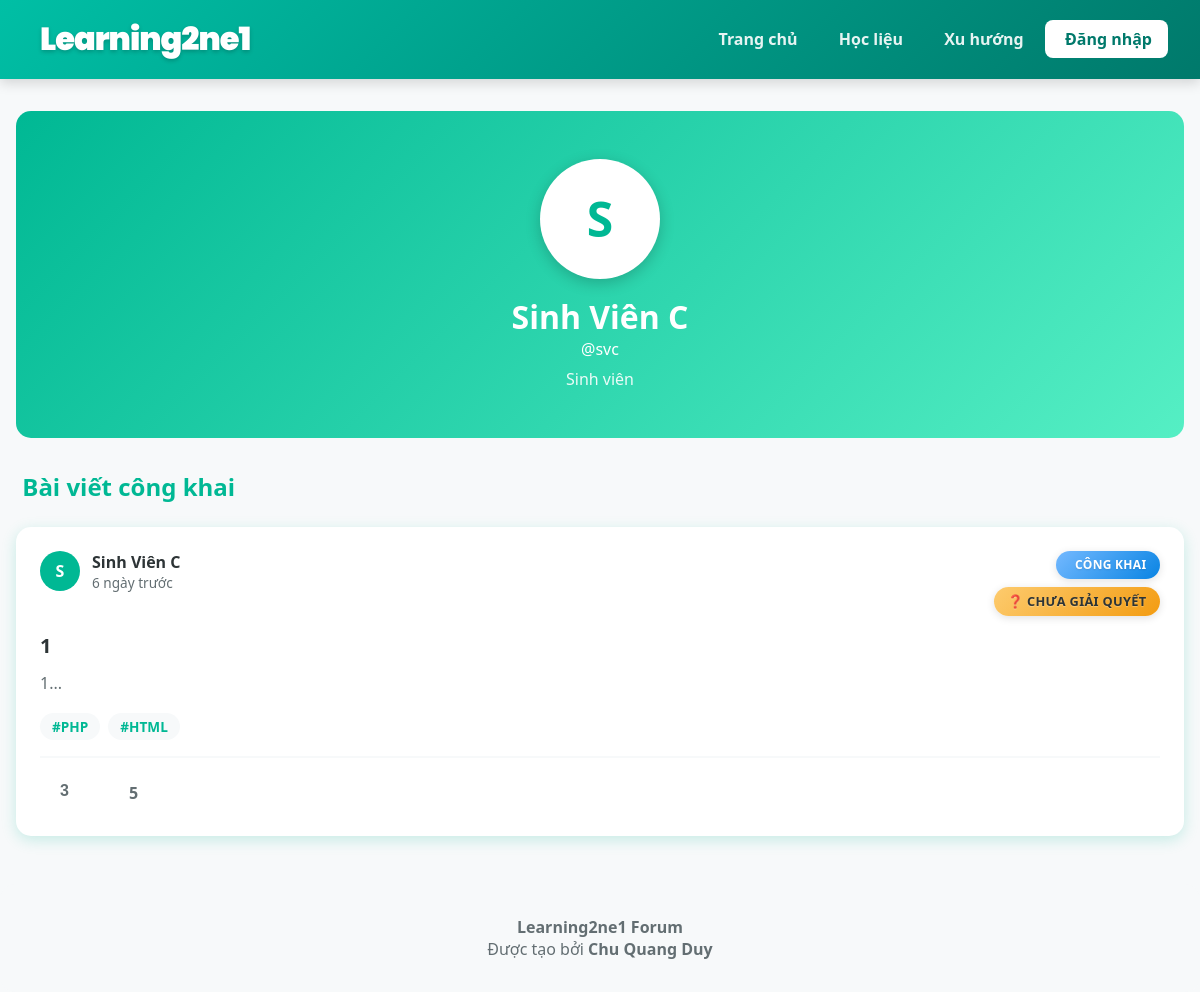
The app's page /pages/profile.php?username=svc, older data.
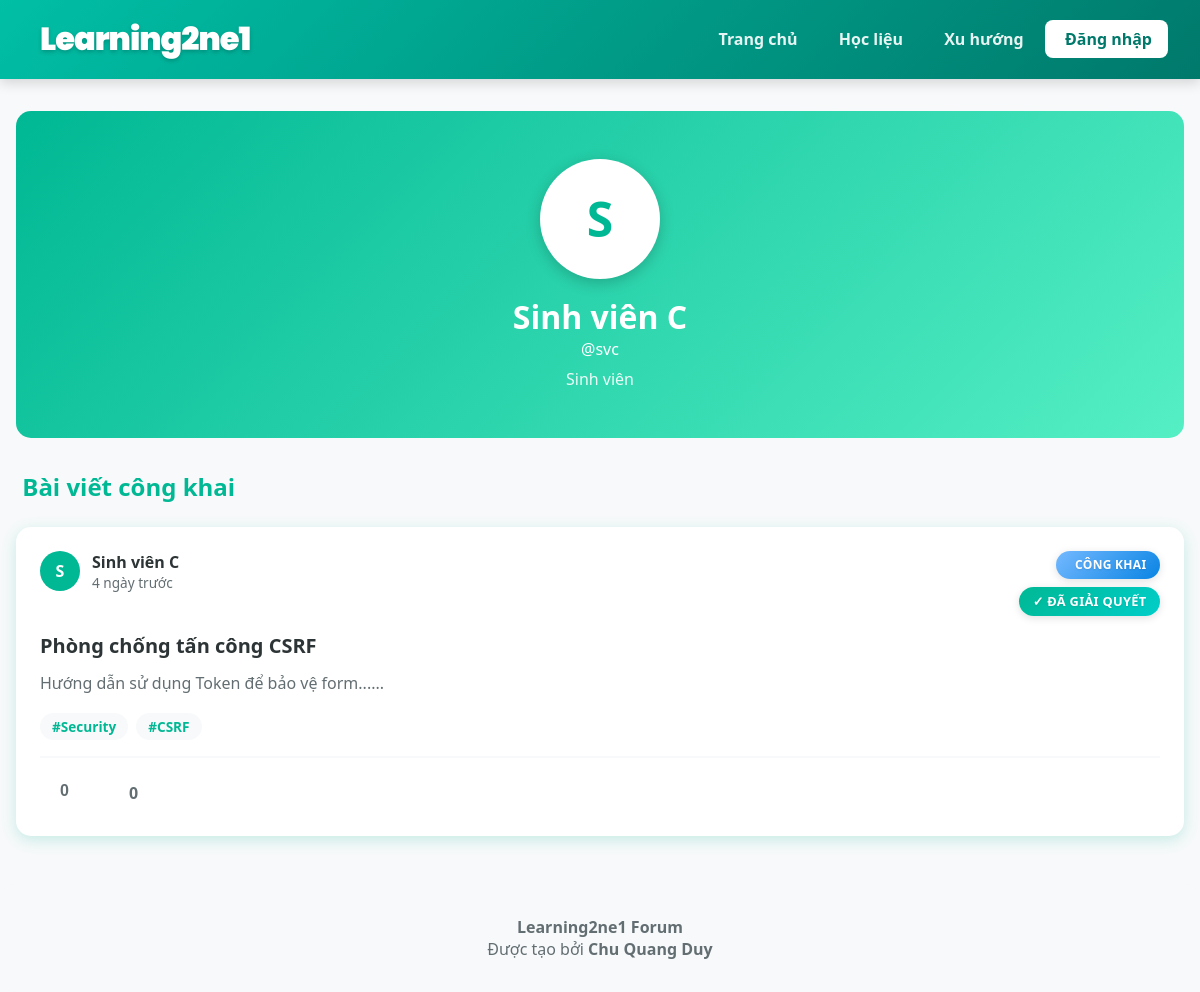
The same page, newer data.
### tables this page shows
CREATE TABLE `user` (
  `id_user` int(11) NOT NULL,
  `ho_ten` varchar(1000) NOT NULL,
  `username` varchar(100) NOT NULL,
  `password` varchar(100) NOT NULL,
  `account_level` int(11) NOT NULL DEFAULT '2'
);

CREATE TABLE `posts` (
  `id` int(11) NOT NULL,
  `user_id` int(11) NOT NULL,
  `title` varchar(255) NOT NULL,
  `content` text NOT NULL,
  `tags` varchar(255) DEFAULT NULL,
  `privacy` enum('public','private') DEFAULT 'public',
  `status` enum('solved','unsolved') DEFAULT 'unsolved',
  `created_at` timestamp NOT NULL DEFAULT CURRENT_TIMESTAMP,
  `views` int(11) DEFAULT '0'
);

### includes/functions.php (called while the page is built, shortened)
<?php
function h($string)
{
    return htmlspecialchars($string, ENT_QUOTES, 'UTF-8');
}
function isLoggedIn()
{
    return isset($_SESSION['user_id']);
}
function timeAgo($timestamp)
{
    $time = strtotime($timestamp);
    $diff = time() - $time;
    if ($diff < 604800) return floor($diff / 86400) . " ngày trước";
    return date('d/m/Y', $time);
}
function getLikeCount($pdo, $target_id, $target_type)
{
    $stmt = $pdo->prepare("
        SELECT COUNT(*) FROM likes
        WHERE target_id = ? AND target_type = ?
    ");
    $stmt->execute([$target_id, $target_type]);
    return $stmt->fetchColumn();
}

### pages/profile.php (the view, shortened to what the changed rows need)
<?php
require_once '../config.php';
require_once '../includes/functions.php';
$username = isset($_GET['username']) ? trim($_GET['username']) : '';
$stmt = $pdo->prepare("SELECT * FROM user WHERE username = ?");
$stmt->execute([$username]);
$profile_user = $stmt->fetch();
$stmt = $pdo->prepare("
    SELECT p.*,
           (SELECT COUNT(*) FROM comments WHERE post_id = p.id) as comment_count,
           (SELECT COUNT(*) FROM likes WHERE target_id = p.id AND target_type = 'post') as like_count
    FROM posts p
    WHERE p.user_id = ? AND p.privacy = 'public'
    ORDER BY p.created_at DESC
");
$stmt->execute([$profile_user['id_user']]);
$user_posts = $stmt->fetchAll();
$account_types = [
    0 => 'Quản trị viên',
    1 => 'Giáo viên',
    2 => 'Sinh viên'
];
$display_name = (isset($profile_user['ho_ten']) && trim($profile_user['ho_ten']) !== '') ? trim($profile_user['ho_ten']) : ($profile_user['username'] ?? 'User');
$avatar_initial = strtoupper(mb_substr($display_name, 0, 1));
?>
<!DOCTYPE html>
<html lang="en">
<head>
    <link rel="stylesheet" href="../assets/css/style.css">
    <link rel="stylesheet" href="../assets/css/profile.css">
    <link rel="stylesheet" href="../assets/css/index.css">
    <link href='https://cdn.boxicons.com/3.0.6/fonts/basic/boxicons.min.css' rel='stylesheet'>
</head>
<body>
    <?php include '../includes/navbar.php'; ?>
    <div class="container">
        <div class="profile-header">
            <div class="profile-avatar">
                <?= $avatar_initial ?>
            </div>
            <h1><?= h($display_name) ?></h1>
            <p>@<?= h($profile_user['username']) ?></p>
            <p style="margin-top: 0.5rem; opacity: 0.9;">
                <?= $account_types[$profile_user['account_level']] ?? 'Người dùng' ?>
            </p>
        </div>
        <div class="posts-section">
            <h2 style="color: var(--primary-mint); margin-bottom: 1.5rem;"><i class='bx  bx-file'></i> Bài viết công khai</h2>
            <?php if (empty($user_posts)) { ?>
                <div style="text-align: center; padding: 3rem; color: #636e72;">
                    <div style="font-size: 3rem;"><i class='bx  bx-inbox'></i></div>
                    <p>Người dùng chưa có bài viết công khai nào.</p>
                </div>
            <?php } else { ?>
                <div class="posts-grid">
                    <?php foreach ($user_posts as $post) {
                        $user_liked = isLoggedIn() ? hasLiked($pdo, $_SESSION['user_id'], $post['id'], 'post') : false;
                        $likes = getLikeCount($pdo, $post['id'], 'post');
                    ?>
                        <div class="post-card" id="post-<?= $post['id'] ?>">
                            <a href="post.php?id=<?= $post['id'] ?>&return_to=profile" style="text-decoration: none; color: inherit; display: block;">
                                <div class="post-header">
                                    <div class="post-author">
                                        <div class="author-avatar">
                                            <?= $avatar_initial ?>
                                        </div>
                                        <div class="author-info">
                                            <span class="author-name"><?= h($display_name) ?></span>
                                            <span class="post-time"><?= timeAgo($post['created_at']) ?></span>
                                        </div>
                                    </div>
                                    <div class="post-status-container">
                                        <?php if ($post['privacy'] === 'private') { ?>
                                            <span class="post-privacy privacy-private">
                                                <i class='bx bx-lock-alt'></i> Riêng tư
                                            </span>
                                        <?php } else { ?>
                                            <span class="post-privacy privacy-public">
                                                <i class='bx bx-globe'></i> Công khai
                                            </span>
                                        <?php } ?>
                                        <span class="post-status status-<?= $post['status'] ?>">
                                            <?= $post['status'] === 'solved' ? '✓ Đã giải quyết' : '❓ Chưa giải quyết' ?>
                                        </span>
                                    </div>
                                </div>
                                <h3 class="post-title"><?= h($post['title']) ?></h3>
                                <p class="post-excerpt"><?= h(mb_substr(strip_tags($post['content']), 0, 150)) ?>...</p>
                                <?php if (!empty($post['tags'])) { ?>
                                    <div class="post-tags">
                                        <?php foreach (explode(',', $post['tags']) as $tag) { ?>
                                            <span class="tag"><?= h(trim($tag)) ?></span>
                                        <?php } ?>
                                    </div>
                                <?php } ?>
                            </a>
                            <div class="post-footer">
                                <form method="POST" style="display: inline;">
                                    <button type="submit" class="btn-action btn-like <?= $user_liked ? 'liked' : '' ?>" <?= !isLoggedIn() ? 'disabled title="Đăng nhập để like"' : '' ?>>
                                        <i class='bx bx-like'></i> <span class="like-count"><?= $likes ?></span>
                                    </button>
                                </form>
                                <a href="post.php?id=<?= $post['id'] ?>#comments" class="btn-action btn-comment" style="text-decoration: none;">
                                    <i class='bx bx-message'></i> <?= $post['comment_count'] ?? 0 ?>
                                </a>
                            </div>
                        </div>
                    <?php } ?>
                </div>
            <?php } ?>
        </div>
    </div>
</body>
</html>

Row changes from the older to the newer data that the page shows:
removed posts: user.ho_ten "S", user.ho_ten "Sinh Viên C", created_at "6 ngày trước", privacy "CÔNG KHAI", status "❓ CHƯA GIẢI QUYẾT", title "1", content "1", tags "#PHP", tags "#HTML", likes "3", comment_count "5"
changed user "svc": ho_ten "Sinh Viên C" → "Sinh viên C"
added posts: user.ho_ten "S", user.ho_ten "Sinh viên C", created_at "4 ngày trước", privacy "CÔNG KHAI", status "✓ ĐÃ GIẢI QUYẾT", title "Phòng chống tấn công CSRF", content "Hướng dẫn sử dụng Token để bảo vệ form...", tags "#Security", tags "#CSRF", likes "0", comment_count "0"
